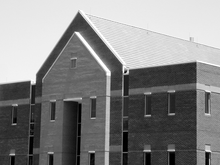
%> input picture P3/building.tif, 220 x 165 px, shrunk from 1114 x 834 before the run
$ octave p3_4.m   (GNU Octave 9; MATLAB toolbox functions it lacks are replaced by stand-ins)
%> lines starting %> are read from the running program, lines starting %| are printed output that depends on the picture
building = imread('building.tif');
%> building is the input picture: size 165x220 uint8; min 0, max 255, mean 133.3
figure, imshow(building,'DisplayRange',[0,255]);
title('Original Building');
magnitude = edgeMag(building, 'prewitt', .5);
figure, imshow(magnitude,'DisplayRange',[0,255]);
title('Edge Magnitude Building');
magnitude = edgeAngle(building, 'prewitt', .5);
figure, imshow(magnitude,'DisplayRange',[0,255]);
title('Angle Image Building');


function g = edgeMag(f, type, T)
%> called with type = 'prewitt', T = 0.5
    [g, Q] = imgradient(f, type);
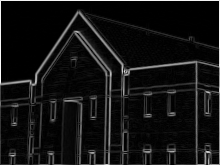
%> g: size 165x220 double; min 0, max 723, mean 54.1; drawn with min black and max white
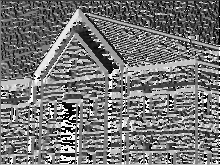
%> Q: size 165x220 double; min -180, max 179.9, mean -12.5; drawn with min black and max white
    switch(type)
        case 'prewitt'
            maskx = [-1,-1,-1;0,0,0;1,1,1];
            masky = [-1,0,1;-1,0,1;-1,0,1];
        case 'sobel'
            maskx = [-1,-2,-1;0,0,0;1,2,1];
            masky = [-1,0,1;-2,0,2;-1,0,1];
    end
    [X,Y] = size(f);
%> X = 165; Y = 220
    g2 = zeros(X,Y);
    for i = 1:X
        for j = 1:Y
            gx = 0;
            gy = 0;
            for k = -1:1
                for l = -1:1
                    if(i+k > 0 && i+k <= X)
                        if(j+l > 0 && j+l <= Y)
                            gx = gx + maskx(2+k,2+l)*f(i+k,j+l);
                            gy = gy + masky(2+k,2+l)*f(i+k,j+l);
                        end
                    end
                end
            end
            g2(i,j) = sqrt(double(gx^2+gy^2));
        end
    end
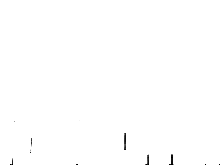
%> g2: size 165x220 double; min 0, max 15.97, mean 15.93; drawn with min black and max white
%> `imshow(magnitude,'DisplayRange',[0,255])`:
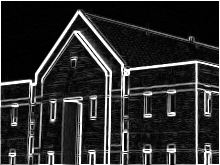
%> displayed picture: size 165x220, on the screen's scale of 0 to 255; min 0, max 255, mean 45.1

end

function ang = edgeAngle(f, type, T)
%> `imshow(magnitude,'DisplayRange',[0,255])`:
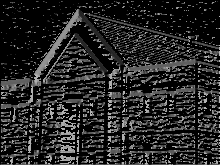
%> displayed picture: size 165x220, on the screen's scale of 0 to 255; min 0, max 180, mean 38.2
    [P, ang] = imgradient(f, type);
end

$ run again, with P3/cirbuitboard_saltandpepper.tif copied over P3/building.tif
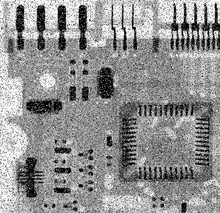
%> input picture P3/cirbuitboard_saltandpepper.tif, 220 x 213 px, shrunk from 455 x 440 before the run
%> building is the input picture: size 213x220 uint8; min 0, max 255, mean 144.3
%> in edgeMag, `[g, Q] = imgradient(f, type);`:
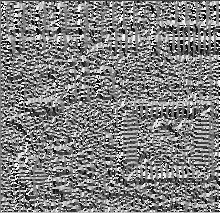
%> Q: size 213x220 double; min -180, max 179.9, mean -0.2; drawn with min black and max white
%> `imshow(magnitude,'DisplayRange',[0,255])`:
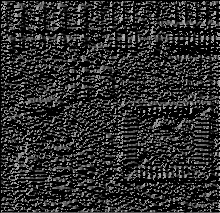
%> displayed picture: size 213x220, on the screen's scale of 0 to 255; min 0, max 180, mean 45.3
